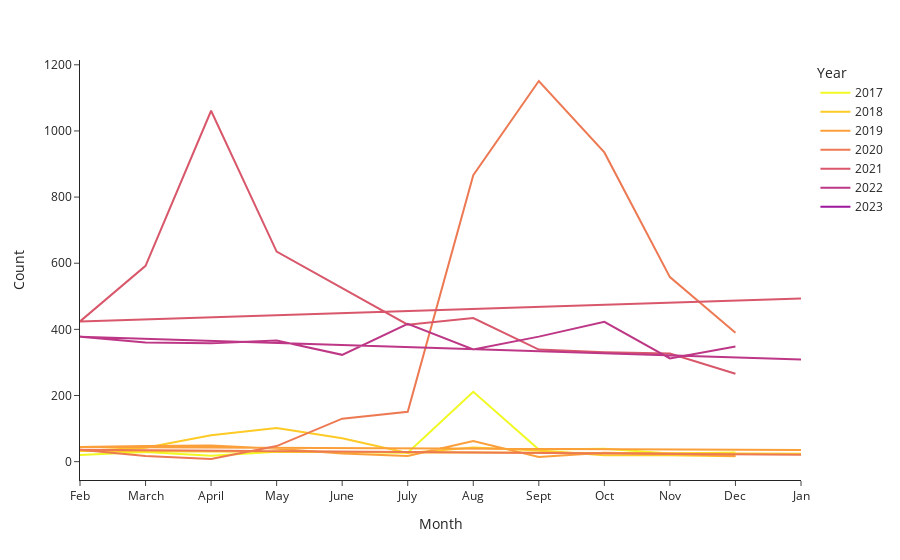

This figure's notebook cell:
### Code cell
def month_counts():
    """
    """
    df = protest_data()
    df_pivot = df.groupby(['Year', 'Month'])['Date'].count().reset_index()
    df_pivot.rename({'Date':'Count'}, axis='columns', inplace=True)
    months = {1:'Jan', 2:'Feb', 3:'March', 4:'April', 5:'May', 6:'June', 7:'July', \
        8:'Aug', 9:'Sept', 10:'Oct', 11:'Nov', 12:'Dec'}
    df_pivot['Month'] = df_pivot.Month.replace(months)

    fig = px.line(df_pivot, x='Month', y='Count', color='Year', \
        category_orders=months, \ 
        template="simple_white", color_discrete_sequence= px.colors.sequential.Plasma_r)
    fig.update_xaxes(calendar='gregorian')

    return fig.show()

month_counts()

### Figure 1 — Plotly figure (JSON) as saved in the notebook; plotly's stock layout.template omitted (floating-point values rounded to 4 significant figures)
{"data": [{"hovertemplate": "Year=2017<br>Month=%{x}<br>Count=%{y}<extra></extra>", "legendgroup": "2017", "line": {"color": "#f0f921", "dash": "solid"}, "marker": {"symbol": "circle"}, "mode": "lines", "name": "2017", "orientation": "v", "showlegend": true, "type": "scatter", "x": ["Feb", "March", "April", "May", "June", "July", "Aug", "Sept", "Oct", "Nov", "Dec"], "xaxis": "x", "y": [20, 29, 18, 30, 29, 27, 211, 37, 39, 25, 28], "yaxis": "y"}, {"hovertemplate": "Year=2018<br>Month=%{x}<br>Count=%{y}<extra></extra>", "legendgroup": "2018", "line": {"color": "#fdca26", "dash": "solid"}, "marker": {"symbol": "circle"}, "mode": "lines", "name": "2018", "orientation": "v", "showlegend": true, "type": "scatter", "x": ["Jan", "Feb", "March", "April", "May", "June", "July", "Aug", "Sept", "Oct", "Nov", "Dec"], "xaxis": "x", "y": [24, 32, 42, 80, 102, 71, 26, 43, 34, 19, 19, 16], "yaxis": "y"}, {"hovertemplate": "Year=2019<br>Month=%{x}<br>Count=%{y}<extra></extra>", "legendgroup": "2019", "line": {"color": "#fb9f3a", "dash": "solid"}, "marker": {"symbol": "circle"}, "mode": "lines", "name": "2019", "orientation": "v", "showlegend": true, "type": "scatter", "x": ["Jan", "Feb", "March", "April", "May", "June", "July", "Aug", "Sept", "Oct", "Nov", "Dec"], "xaxis": "x", "y": [35, 44, 47, 49, 39, 25, 17, 62, 14, 27, 24, 17], "yaxis": "y"}, {"hovertemplate": "Year=2020<br>Month=%{x}<br>Count=%{y}<extra></extra>", "legendgroup": "2020", "line": {"color": "#ed7953", "dash": "solid"}, "marker": {"symbol": "circle"}, "mode": "lines", "name": "2020", "orientation": "v", "showlegend": true, "type": "scatter", "x": ["Jan", "Feb", "March", "April", "May", "June", "July", "Aug", "Sept", "Oct", "Nov", "Dec"], "xaxis": "x", "y": [21, 36, 17, 8, 47, 130, 151, 866, 1151, 935, 558, 390], "yaxis": "y"}, {"hovertemplate": "Year=2021<br>Month=%{x}<br>Count=%{y}<extra></extra>", "legendgroup": "2021", "line": {"color": "#d8576b", "dash": "solid"}, "marker": {"symbol": "circle"}, "mode": "lines", "name": "2021", "orientation": "v", "showlegend": true, "type": "scatter", "x": ["Jan", "Feb", "March", "April", "May", "July", "Aug", "Sept", "Oct", "Nov", "Dec"], "xaxis": "x", "y": [493, 424, 592, 1061, 635, 414, 434, 339, 331, 327, 266], "yaxis": "y"}, {"hovertemplate": "Year=2022<br>Month=%{x}<br>Count=%{y}<extra></extra>", "legendgroup": "2022", "line": {"color": "#bd3786", "dash": "solid"}, "marker": {"symbol": "circle"}, "mode": "lines", "name": "2022", "orientation": "v", "showlegend": true, "type": "scatter", "x": ["Jan", "Feb", "March", "April", "May", "June", "July", "Aug", "Sept", "Oct", "Nov", "Dec"], "xaxis": "x", "y": [309, 378, 360, 358, 366, 323, 417, 339, 378, 423, 312, 348], "yaxis": "y"}, {"hovertemplate": "Year=2023<br>Month=%{x}<br>Count=%{y}<extra></extra>", "legendgroup": "2023", "line": {"color": "#9c179e", "dash": "solid"}, "marker": {"symbol": "circle"}, "mode": "lines", "name": "2023", "orientation": "v", "showlegend": true, "type": "scatter", "x": ["Jan"], "xaxis": "x", "y": [764], "yaxis": "y"}], "layout": {"legend": {"title": {"text": "Year"}, "tracegroupgap": 0}, "margin": {"t": 60}, "xaxis": {"anchor": "y", "calendar": "gregorian", "domain": [0, 1], "title": {"text": "Month"}}, "yaxis": {"anchor": "x", "domain": [0, 1], "title": {"text": "Count"}}}}
